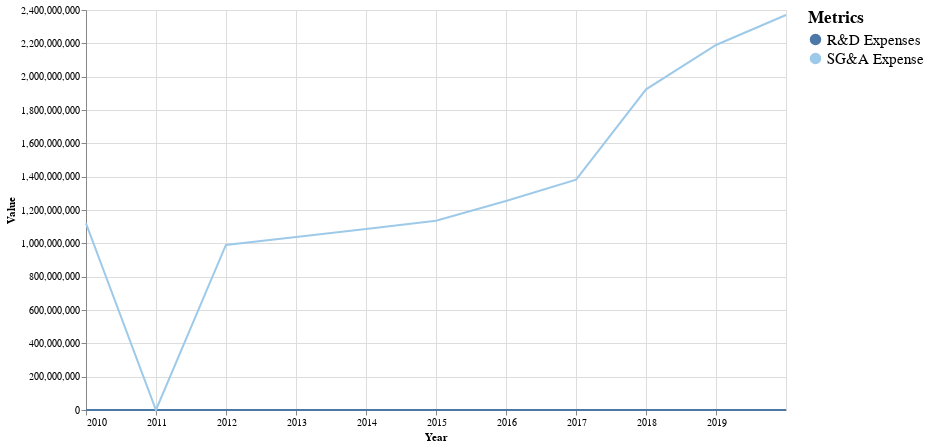

Here is the notebook cell this chart was saved with:
### Code cell
#hide-input

make_multi_LineGraph(operating_g, False)

### Figure 1 — Vega-Lite specification as saved in the notebook (floating-point values rounded to 4 significant figures)
{"config": {"view": {"continuousWidth": 400, "continuousHeight": 300}}, "layer": [{"mark": "line", "encoding": {"color": {"type": "nominal", "field": "Metric", "legend": {"labelFontSize": 15, "title": "Metrics", "titleFontSize": 17}, "scale": {"scheme": "tableau20"}}, "x": {"type": "temporal", "field": "Year"}, "y": {"type": "quantitative", "field": "Value", "scale": {"type": "linear"}}}}, {"mark": {"type": "rule", "color": "#aaa"}, "encoding": {"x": {"type": "temporal", "field": "Year"}}, "transform": [{"filter": {"selection": "selector007"}}]}, {"mark": "circle", "encoding": {"color": {"type": "nominal", "field": "Metric", "legend": {"labelFontSize": 15, "title": "Metrics", "titleFontSize": 17}, "scale": {"scheme": "tableau20"}}, "opacity": {"condition": {"value": 1, "selection": "selector007"}, "value": 0}, "x": {"type": "temporal", "field": "Year"}, "y": {"type": "quantitative", "field": "Value", "scale": {"type": "linear"}}}, "selection": {"selector007": {"type": "multi", "fields": ["Metric"], "bind": "legend", "on": "mouseover", "nearest": true, "empty": "none"}}}, {"mark": {"type": "text", "align": "left", "dx": 5, "dy": -5, "stroke": "white", "strokeWidth": 2}, "encoding": {"color": {"type": "nominal", "field": "Metric", "legend": {"labelFontSize": 15, "title": "Metrics", "titleFontSize": 17}, "scale": {"scheme": "tableau20"}}, "text": {"type": "quantitative", "field": "Value"}, "x": {"type": "temporal", "field": "Year"}, "y": {"type": "quantitative", "field": "Value", "scale": {"type": "linear"}}}, "transform": [{"filter": {"selection": "selector007"}}]}, {"mark": {"type": "text", "align": "left", "dx": 5, "dy": -5}, "encoding": {"color": {"type": "nominal", "field": "Metric", "legend": {"labelFontSize": 15, "title": "Metrics", "titleFontSize": 17}, "scale": {"scheme": "tableau20"}}, "text": {"type": "quantitative", "field": "Value"}, "x": {"type": "temporal", "field": "Year"}, "y": {"type": "quantitative", "field": "Value", "scale": {"type": "linear"}}}, "transform": [{"filter": {"selection": "selector007"}}]}], "data": {"name": "data-d98723130dd6f9cdf7fde01ee1e5b338"}, "height": 400, "width": 700, "$schema": "https://vega.github.io/schema/vega-lite/v4.8.1.json", "datasets": {"data-d98723130dd6f9cdf7fde01ee1e5b338": [{"Year": "2019-12-31", "Metric": "R&D Expenses", "Value": 0.0}, {"Year": "2019-12-31", "Metric": "SG&A Expense", "Value": 2370000000.0}, {"Year": "2018-12-31", "Metric": "R&D Expenses", "Value": 0.0}, {"Year": "2018-12-31", "Metric": "SG&A Expense", "Value": 2190000000.0}, {"Year": "2017-12-31", "Metric": "R&D Expenses", "Value": 0.0}, {"Year": "2017-12-31", "Metric": "SG&A Expense", "Value": 1924000000.0}, {"Year": "2016-12-31", "Metric": "R&D Expenses", "Value": 0.0}, {"Year": "2016-12-31", "Metric": "SG&A Expense", "Value": 1382000000.0}, {"Year": "2015-12-31", "Metric": "R&D Expenses", "Value": 0.0}, {"Year": "2015-12-31", "Metric": "SG&A Expense", "Value": 1254000000.0}, {"Year": "2014-12-31", "Metric": "R&D Expenses", "Value": 0.0}, {"Year": "2014-12-31", "Metric": "SG&A Expense", "Value": 1136000000.0}, {"Year": "2013-12-31", "Metric": "R&D Expenses", "Value": 0.0}, {"Year": "2013-12-31", "Metric": "SG&A Expense", "Value": 1086000000.0}, {"Year": "2012-12-31", "Metric": "R&D Expenses", "Value": 0.0}, {"Year": "2012-12-31", "Metric": "SG&A Expense", "Value": 1038000000.0}, {"Year": "2011-12-31", "Metric": "R&D Expenses", "Value": 0.0}, {"Year": "2011-12-31", "Metric": "SG&A Expense", "Value": 990500000.0}, {"Year": "2010-12-31", "Metric": "R&D Expenses", "Value": 0.0}, {"Year": "2010-12-31", "Metric": "SG&A Expense", "Value": 0.0}, {"Year": "2009-12-31", "Metric": "R&D Expenses", "Value": 0.0}, {"Year": "2009-12-31", "Metric": "SG&A Expense", "Value": 1120000000.0}]}}
